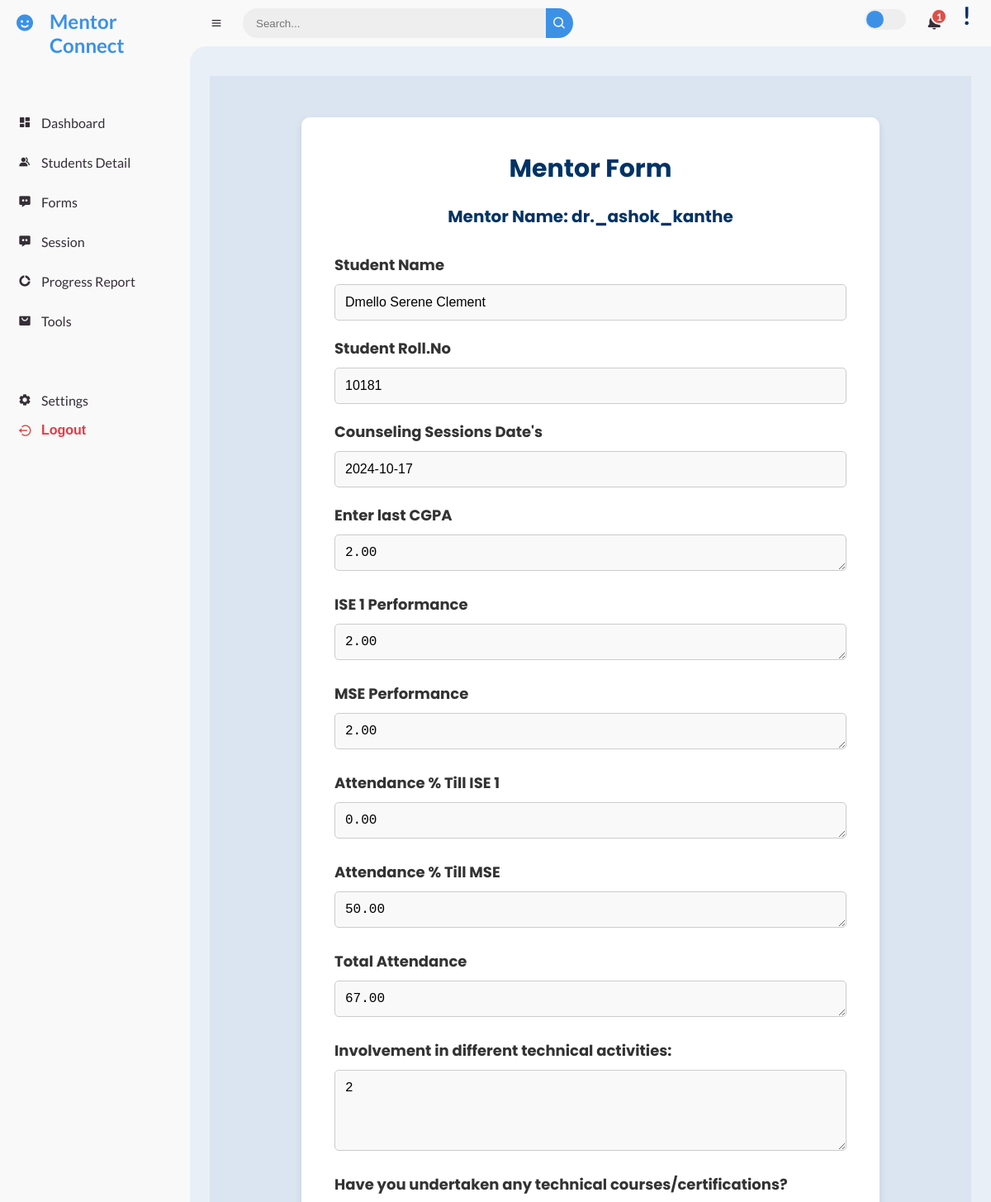
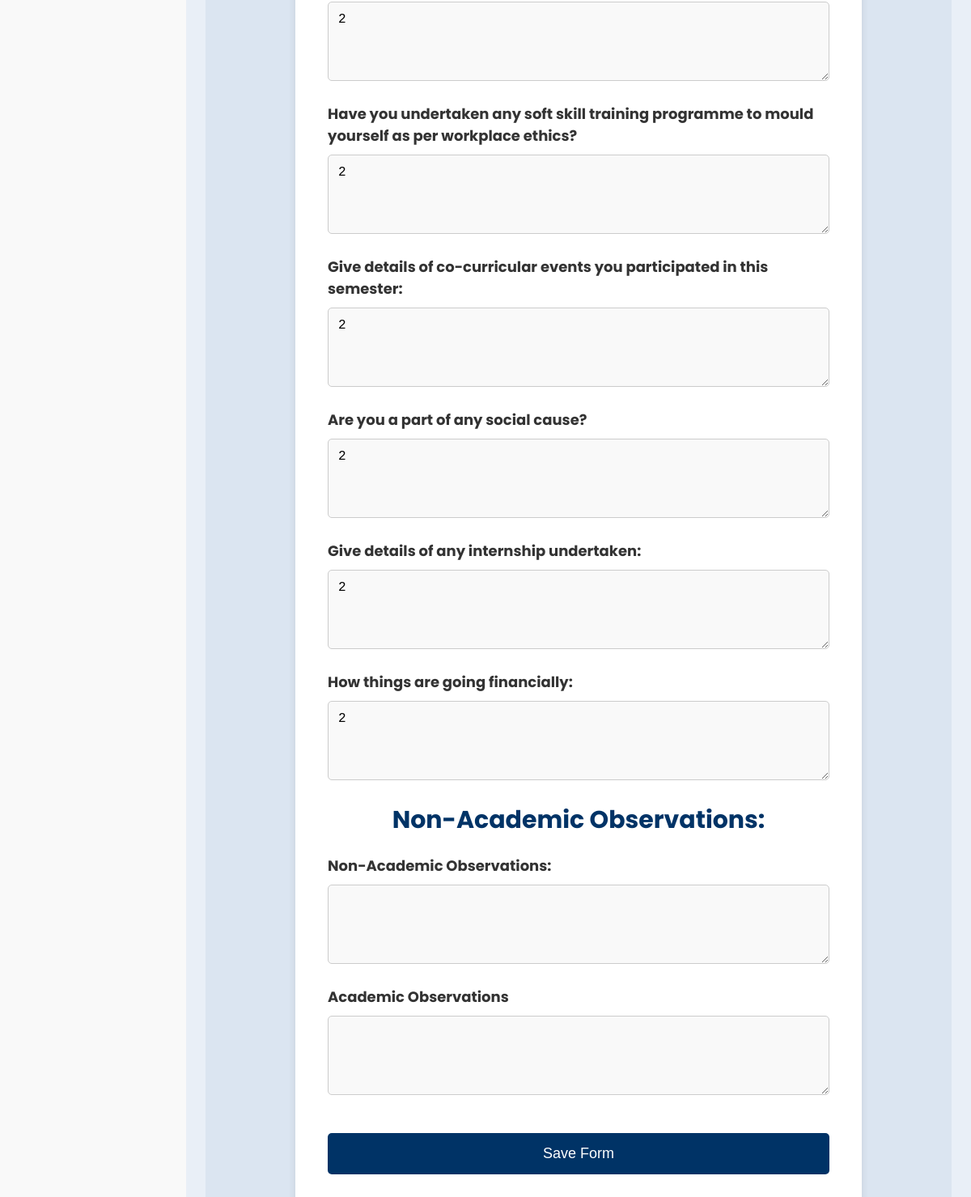
The page /followup_form/20/5/ on the database as committed earlier (2 pictures, top to bottom).
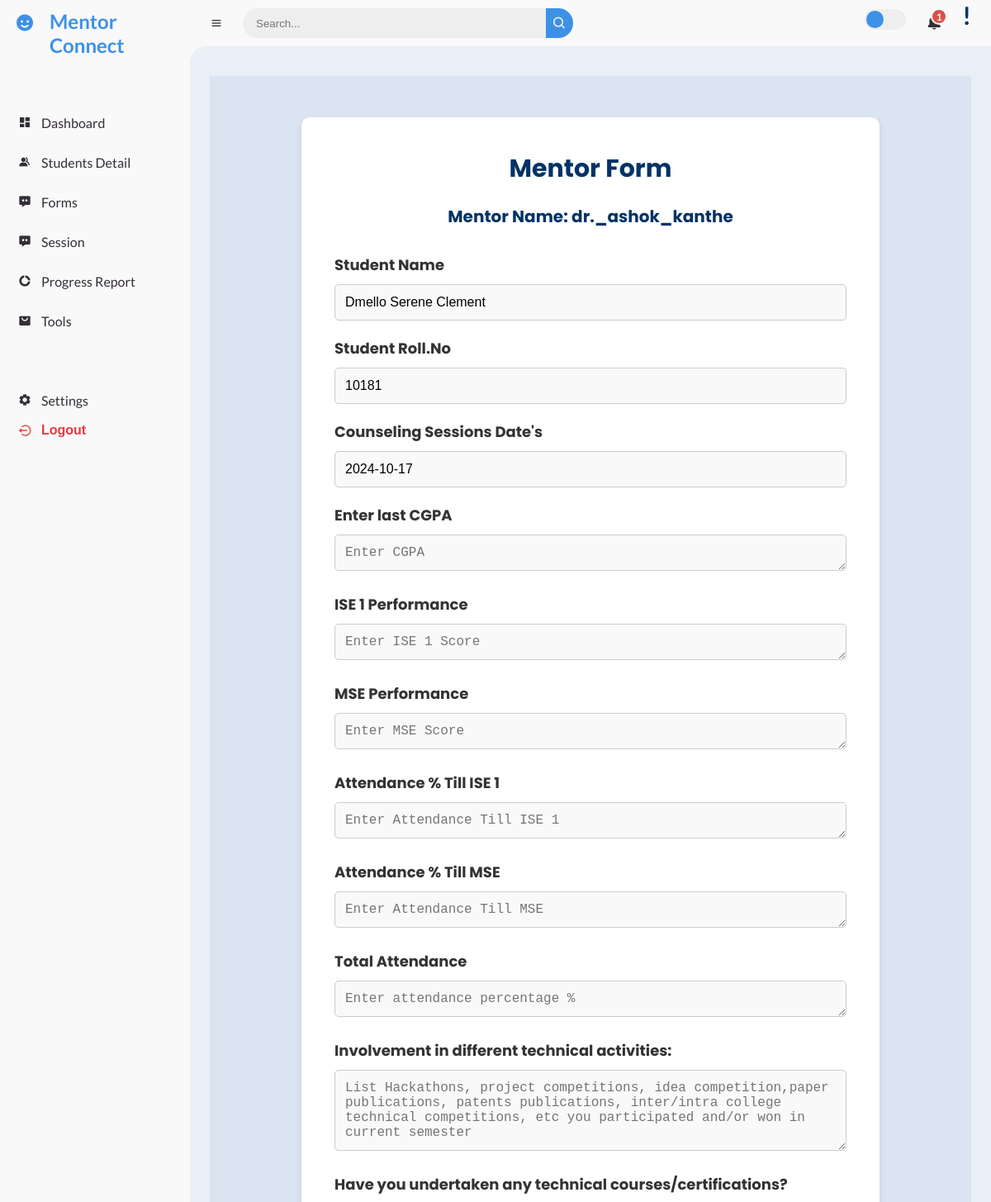
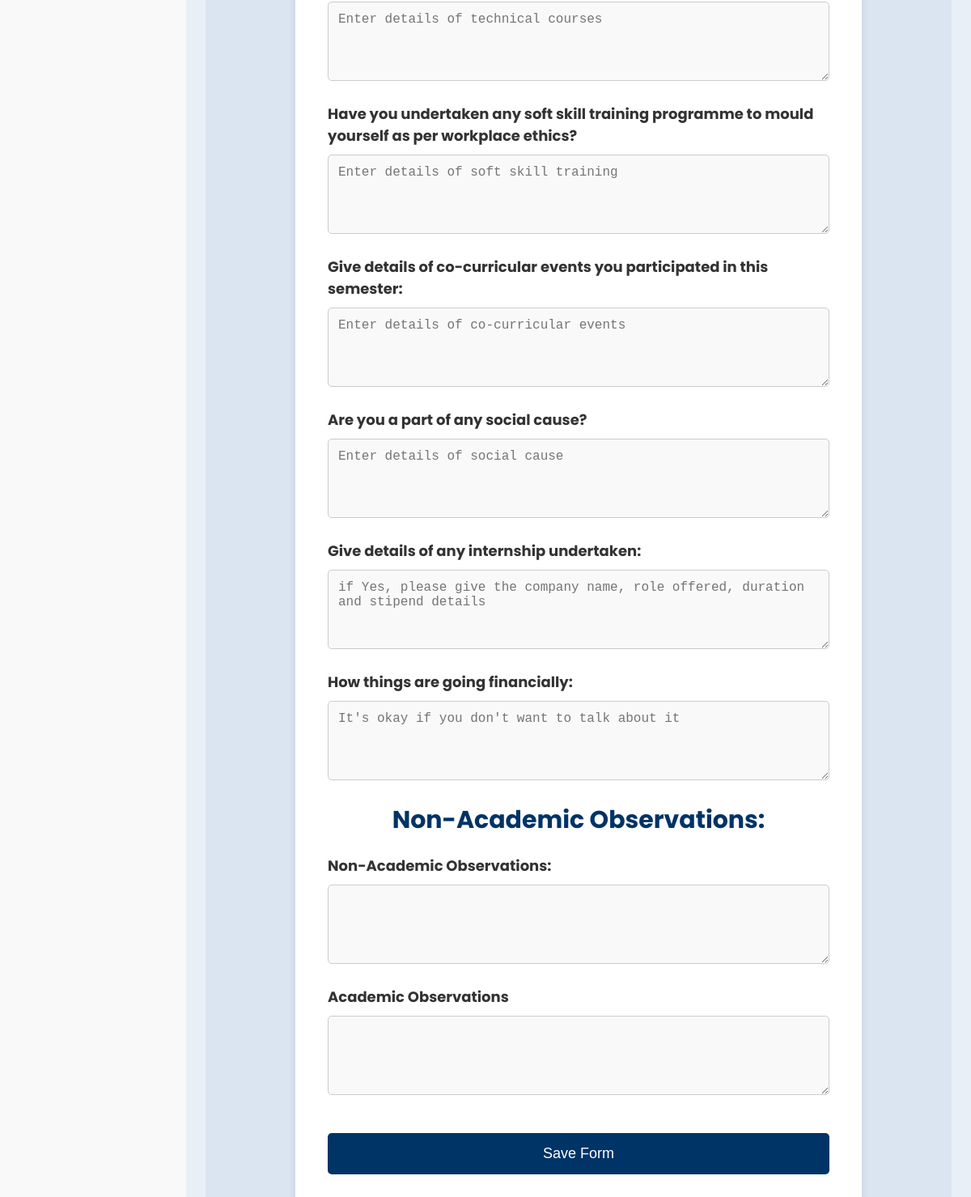
The same page on the database as committed later (2 pictures, top to bottom).
### mentor/models.py (models this page shows)
class StudentFollowupForm(models.Model):
    name = models.CharField(max_length=255)
    rollno = models.CharField(max_length=100, unique=True)
    mentor_name = models.CharField(max_length=255)
    atte_ise1 = models.DecimalField(max_digits=5, decimal_places=2, default=0.00)
    atte_mse = models.DecimalField(max_digits=5, decimal_places=2, default=0.00)
    attendance = models.DecimalField(max_digits=5, decimal_places=2, default=0.00)
    ise1 = models.DecimalField(max_digits=5, decimal_places=2, default=0.00)
    mse = models.DecimalField(max_digits=5, decimal_places=2, default=0.00)
    semcgpa = models.DecimalField(max_digits=5, decimal_places=2, default=0.00)
    counseling_dates = models.TextField(null=True, blank=True)
    question1 = models.TextField(null=True, blank=True)  # Allow NULL values
    question2 = models.TextField(null=True, blank=True)  # Allow NULL values
    question3 = models.TextField(null=True, blank=True)  # Allow NULL values
    question4 = models.TextField(null=True, blank=True)  # Allow NULL values
    question5 = models.TextField(null=True, blank=True)  # Allow NULL values
    question6 = models.TextField(null=True, blank=True)  # Allow NULL values
    question7 = models.TextField(null=True, blank=True)  # Allow NULL values
    date = models.DateTimeField(default=timezone.now)
    nao = models.TextField(null=True, blank=True)
    ao = models.TextField(null=True, blank=True)
    def __str__(self):
        return str(self.rollno)

### mentor/views.py (the view)
# urls.py: path('followup_form/<int:student_id>/<int:mentor_id>/', views.followup_form_student, name='followup_form_student'),
def followup_form_student(request, student_id, mentor_id):
    student = get_object_or_404(MentorshipData, id=student_id)
    mentor = get_object_or_404(User, id=mentor_id)
    display_date = timezone.now().strftime("%d/%m/%Y")
    form_date = timezone.now().strftime("%Y-%m-%d")
    form_datetime = timezone.now()#pass current datetime to form models to pass recent forms
    try:
        followup_form_instance = StudentFollowupForm.objects.get(rollno=student.roll_number)
        print("Existing follow-up form instance found for student:", followup_form_instance)  # Debugging statement
    except StudentFollowupForm.DoesNotExist:
        followup_form_instance = None
        print("No existing follow-up form instance found for student:", student)  # Debugging statement
    if request.method == 'POST':
        if followup_form_instance:
            form = StudentFollowup_Form(request.POST, instance=followup_form_instance)
        else:
            form = StudentFollowup_Form(request.POST)
        if form.is_valid():
            student_form = form.save(commit=False)
            student_form.student = student
            student_form.mentor = mentor
            student_form.date = form_datetime#pass current datetime to form models to pass recent forms
            student_form.save()
            student1, created = Student1.objects.get_or_create(mentorship_data=student)
            student1.atte_ise1 = form.cleaned_data['atte_ise1']
            student1.atte_mse = form.cleaned_data['atte_mse']
            student1.attendance = form.cleaned_data['attendance']
            student1.ise1 = form.cleaned_data['ise1']
            student1.mse = form.cleaned_data['mse']
            student1.semcgpa = form.cleaned_data['semcgpa']
            student1.save()  # Save Student1 data
            return render(request, 'followup_form.html', {
                'form': form,
                'student': student,
                'mentor': mentor,  # Pass the mentor (user) to the template
                'date': form_date,
                'display_date': display_date,
                'success_message': 'Follow Form has been successfully updated for roll number ' + student_form.rollno  # Success message
            })  # Debugging statement
        else:
            print("Follow-up form errors:", form.errors)  # Debugging statement
            return render(request, 'followup_form.html', {
                'form': form,
                'student': student,
                'mentor': mentor,
                'date': form_date,
                'display_date': display_date,
                'errors': form.errors
            })
    else:
        if followup_form_instance:
            form = StudentFollowup_Form(instance=followup_form_instance)
            print("Populating follow-up form with existing data for student:", followup_form_instance)  # Debugging statement
        else:
            form = StudentFollowup_Form()
            print("Creating a new follow-up form for student:", student)  # Debugging statement
    return render(request, 'followup_form.html', {
        'form': form,
        'student': student,
        'mentor': mentor,
        'date': form_date,
        'display_date': display_date
    })

### mentor/models.py (called while the page is built)
    def __str__(self):
        return self.name

### mentor/templatetags/username_filters.py (called while the page is built)
@register.filter
def readable_username(value):
    return value.replace('_', ' ').title()

### templates/followup_form.html (shortened to what the changed rows need)
{% extends 'base.html' %}
{% load static %}
{% block content %}
<html lang="en">
<head>
</head>
<body>
    <div class="form-wrapper">
        <div class="form-container">
            <h1>Mentor Form</h1>
            <form method="post" action="{% url 'followup_form_student' student.id mentor.id%}">
                <label for="student-name">Student Name</label>
                <input type="text" id="student-name" name="name" value="{{ student.name }}" readonly required />
                <label for="student-roll">Student Roll.No</label>
                <input type="text" id="student-roll" name="rollno" value="{{ student.roll_number }}" readonly required />
                <label for="date">Counseling Sessions Date's</label>
                <input type="text" id="date" name="date" value="{{ date|default:'No Date Available' }}" readonly required />
                <label for="cgpa">Enter last CGPA </label>
                <textarea id="cgpa" name="semcgpa" placeholder="Enter CGPA" rows="1" required>{{ form_data.semcgpa|default:form.semcgpa.value|default_if_none:'' }}</textarea>
                <label for="ise1">ISE 1 Performance</label>
                <textarea id="ise1" name="ise1" placeholder="Enter ISE 1 Score" rows="1" required>{{ form_data.ise1|default:form.ise1.value|default_if_none:'' }}</textarea>
                <label for="mse">MSE Performance</label>
                <textarea id="mse" name="mse" placeholder="Enter MSE Score" rows="1" required>{{ form_data.mse|default:form.mse.value|default_if_none:'' }}</textarea>
                <label for="atte_ise1">Attendance % Till ISE 1</label>
                <textarea id="atte_ise1" name="atte_ise1" placeholder="Enter Attendance Till ISE 1" rows="1" required>{{ form_data.atte_ise1|default:form.atte_ise1.value|default_if_none:'' }}</textarea>
                <label for="atte_mse">Attendance % Till MSE</label>
                <textarea id="atte_mse" name="atte_mse" placeholder="Enter Attendance Till MSE" rows="1" required>{{ form_data.atte_mse|default:form.atte_mse.value|default_if_none:'' }}</textarea>
                <label for="attendance">Total Attendance</label>
                <textarea id="attendance" name="attendance" placeholder="Enter attendance percentage %" rows="1" required>{{ form_data.attendance|default:form.attendance.value|default_if_none:'' }}</textarea>
                <label for="technical_activities">Involvement in different technical activities:</label>
                <textarea id="technical_activities" name="question1" placeholder="List Hackathons, project competitions, idea competition,paper publications, patents publications, inter/intra college technical competitions, etc you participated and/or won in current semester" rows="4" required>{{ form_data.question1|default:form.question1.value|default_if_none:'' }}</textarea>
                <label for="technical_courses">Have you undertaken any technical courses/certifications?</label>
                <textarea id="technical_courses" name="question2" placeholder="Enter details of technical courses" rows="4">{{ form_data.question2|default:form.question2.value|default_if_none:'' }}</textarea>
                <label for="soft_skill_training">Have you undertaken any soft skill training programme to mould yourself as per workplace ethics? </label>
                <textarea id="soft_skill_training" name="question3" placeholder="Enter details of soft skill training" rows="4">{{ form_data.question3|default:form.question3.value|default_if_none:'' }}</textarea>
                <label for="co_curricular_events">Give details of co-curricular events you participated in this semester:</label>
                <textarea id="co_curricular_events" name="question4" placeholder="Enter details of co-curricular events" rows="4">{{ form_data.question4|default:form.question4.value|default_if_none:'' }}</textarea>
                <label for="social_cause">Are you a part of any social cause?</label>
                <textarea id="social_cause" name="question5" placeholder="Enter details of social cause" rows="4">{{ form_data.question5|default:form.question5.value|default_if_none:'' }}</textarea>
                <label for="internship">Give details of any internship undertaken:</label>
                <textarea id="internship" name="question6" placeholder="if Yes, please give the company name, role offered, duration and stipend details" rows="4">{{ form_data.question6|default:form.question6.value|default_if_none:'' }}</textarea>
                <label for="financial_situation">How things are going financially:</label>
                <textarea id="financial_situation" name="question7"  placeholder="It's okay if you don't want to talk about it" rows="4">{{ form_data.question7|default:form.question7.value|default_if_none:'' }}</textarea>
                <h1>Non-Academic Observations:</h1>
                <label for="nao">Non-Academic Observations:</label>
                <textarea id="nao" name="nao" placeholder=" " rows="4">{{ form_data.nao|default:form.nao.value|default_if_none:'' }}</textarea>
                <label for="ao">Academic Observations</label>
                <textarea id="ao" name="ao" placeholder=" " rows="4">{{ form_data.ao|default:form.ao.value|default_if_none:'' }}</textarea>
                <input type="submit" name="submit" value="Save Form" />
            </form>
        </div>
    </div>
</body>
</html>
{% endblock %}

Rows that differ between the two databases and show on the page:
removed StudentFollowupForm: semcgpa "2.00", ise1 "2.00", mse "2.00", atte_ise1 "0.00", atte_mse "50.00", attendance "67.00"
Other text that changed with them:
form field question1: "2" → (not shown)
form field question2: "2" → (not shown)
form field question3: "2" → (not shown)
form field question4: "2" → (not shown)
form field question5: "2" → (not shown)
form field question6: "2" → (not shown)
form field question7: "2" → (not shown)
